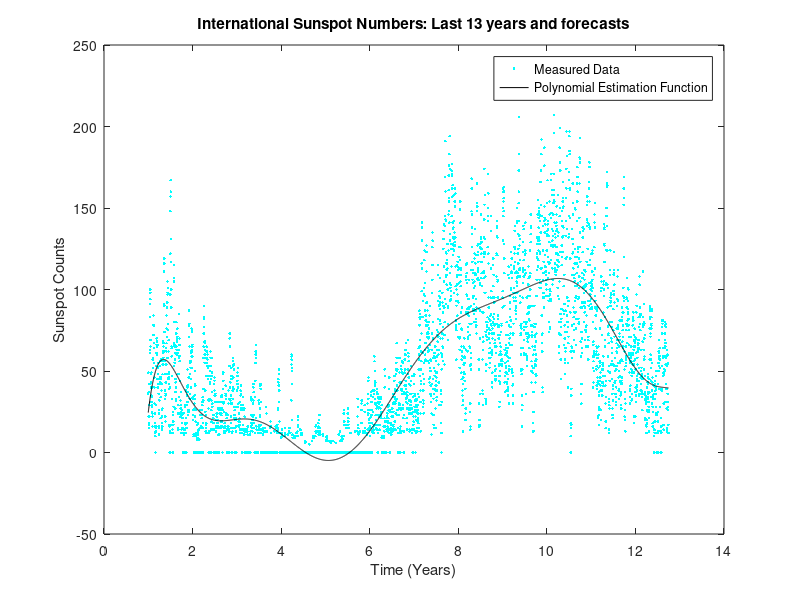
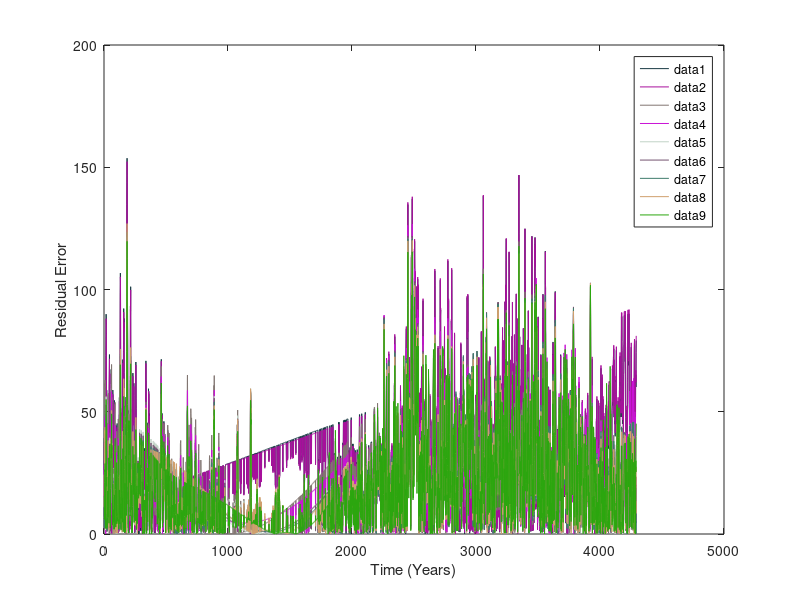

Recreate these plots in MATLAB, in order.
clc
clear

load data
x=split_data(:,1)-2004;
y=split_data(:,2);

figure(1)
plot(x,y,'.','color','c')

hold on
title('International Sunspot Numbers: Last 13 years and forecasts')
xlabel('Time (Years)')
ylabel('Sunspot Counts')




A=[ones(size(x))];
n = 1;
%err_old=10^10;

A=[A, x.^n];
tic
C=(transpose(A)*A)^(-1)*transpose(A)*y;
%C=A\y;
toc
D=A*C;
e=abs(D-y);
err=sum(e);

err_old=err;
figure(2)
title('Residual Errors of Polynomial Estimation Function')
plot(e,'color',rand(1,3))
xlabel('Time (Years)')
ylabel('Residual Error')
hold on


while (((err_old-err)/err) < 0.00001)
n = n+1;
A=[A, x.^n];
tic
C=(transpose(A)*A)^(-1)*transpose(A)*y;
%C=A\y;
toc
D=A*C;
e=abs(D-y);
err=sum(e);

if ((err_old-err)/err)<0.00001
break
end

err_old=err;
figure(2)
plot(e,'color',rand(1,3))
hold on
end

legend()

hold off
figure(1)
plot(x,D, 'color', 'k')
legend('Measured Data','Polynomial Estimation Function')
hold off